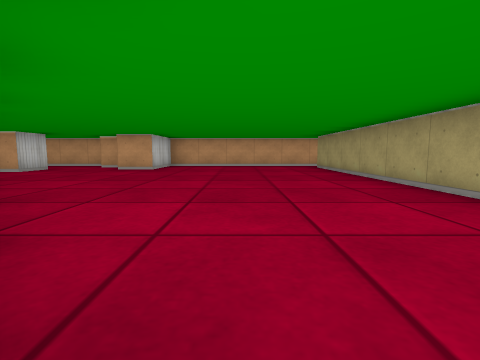
[1] (above)

16 first-person views from a walk through a cub3D ray-caster map. The camera is about half as high as the walls, tilts 6° down and sees 85° across. The floor is counted in squares. Each view is taken from the middle of a square. On the plan, view 1 faces up. The plan holds only what a view shows up to about 9 squares ahead; the rest is blank.

[2]
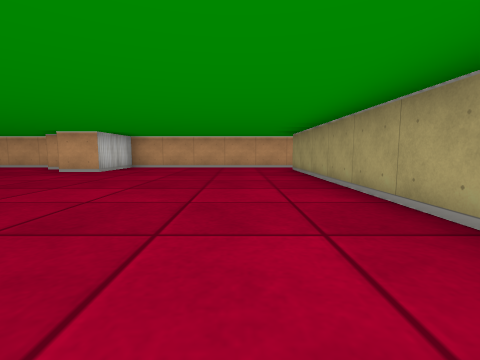

[3]
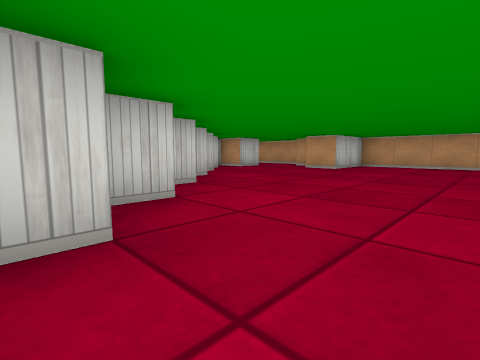

[4]
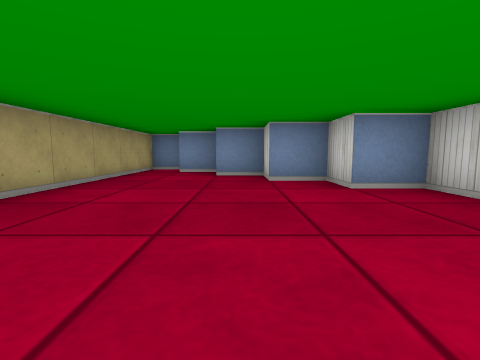

[5]
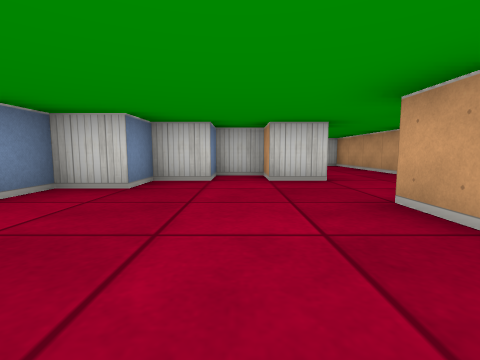

[6]
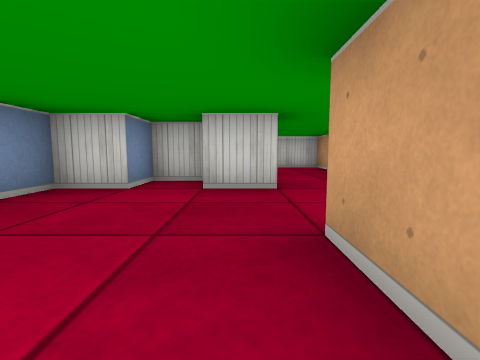

[7]
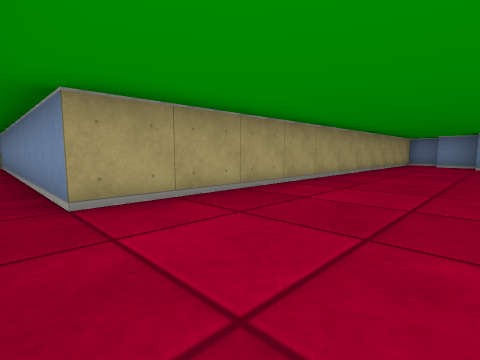

[8]
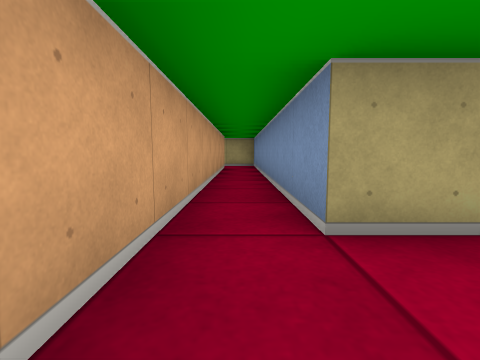

[9]
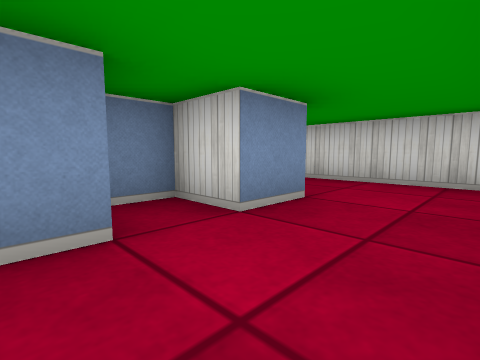

[10]
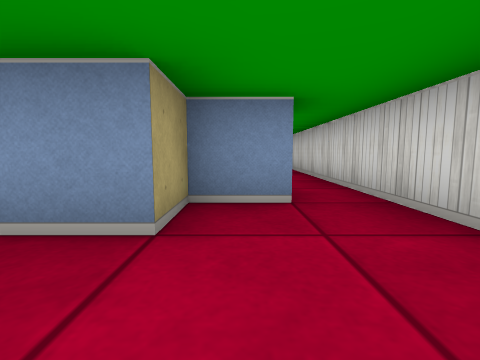

[11]
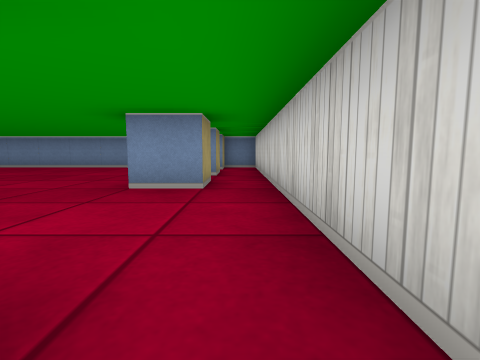

[12]
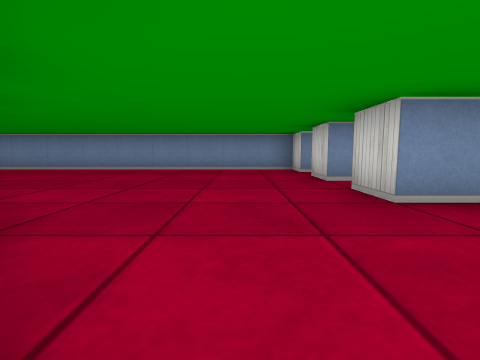

[13]
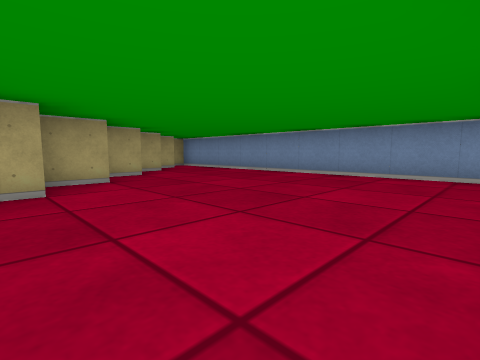

[14]
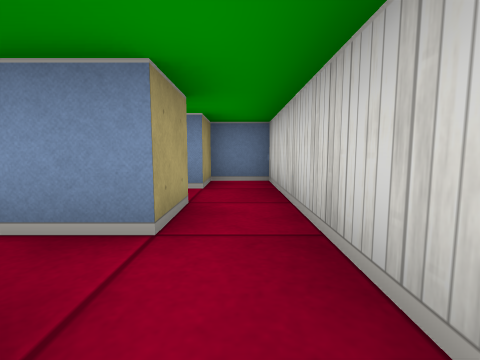

[15]
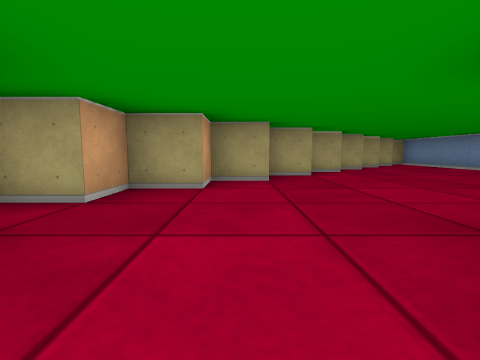

[16]
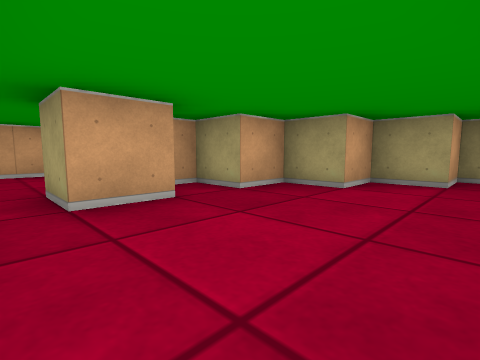

### Floor plan
Points are (right, up) in squares from view 1. A wall is a line through its corners. A room is listed if a view was taken in it or the views show most of it. See-through windows are left out.
Room 1 (views 1, 2, 3, 4, 5, 6, 7, 8, 9, 10, 11)
walls: (-2.5, 2.6) (-2.5, 1.5) (-1.5, 1.5) (-1.5, 0.5) (-0.5, 0.5) (-0.5, -0.5) (0.5, -0.5); (-3.9, 8.5) (-4.5, 8.5); (-5.5, 5.5) (-5.5, 4.5) (-4.5, 4.5) (-4.5, 3.5) (-3.5, 3.5) (-3.5, 3.1); (-5.5, 7.6) (-5.5, 6.5); (-5.1, 9.5) (-10.5, 9.5) (-10.5, 5.5); (-6.5, 6.5) (-6.5, 5.5); (-6.6, 7.5) (-6, 7.5); (0.5, -1.5) (1.5, -1.5); (-9.5, 5.5) (-9.5, 6.5) (-8.5, 6.5) (-8.5, 7.5) (-7.5, 7.5) (-7.5, 6.5) (-6.8, 6.5); (1.6, -2.5) (2.5, -2.5) (2.5, 8.5) (9.5, 8.5); (9.4, 9.5) (-2.5, 9.5) (-2.5, 7.5) (-3.5, 7.5)
ways out: opening at (-10, 6) to room 2; opening at (10, 9)
Room 2 (views 12, 13, 14, 15, 16)
walls: (-9.5, 1.5) (-9.5, 2.5) (-8.5, 2.5) (-8.5, 1.5); (-4.5, 2.4) (-4.5, 3.5) (-5.5, 3.5) (-5.5, 4.5) (-6.5, 4.5) (-6.5, 5.5) (-7.5, 5.5); (-9.5, -0.5) (-9.5, 0.5) (-8.5, 0.5) (-8.5, -0.5); (-3.5, 1.4) (-3.5, 2.4); (-2.5, 0.4) (-2.5, 1.2); (-8.4, 5.5) (-9.5, 5.5); (-7.5, 6.5) (-8, 6.5); (-10.5, 5.5) (-10.5, -2.5) (-9.5, -2.5) (-9.5, -1.5) (-8.5, -1.5) (-8.5, -2.5) (-0.1, -2.5); (-1.5, -0.6) (-1.5, 0.1); (-0.5, -1.6) (-0.5, -1)
ways out: opening at (-10, 6) to room 1

Positions as (right, up) in squares from view 1, and headings:
1: (0, 0), facing up
2: (1, 1), facing up
3: (1, 0), facing up-left
4: (0, 5), facing down
5: (-1, 6), facing left
6: (-2, 7), facing left
7: (0, 9), facing down-right
8: (1, 9), facing right
9: (-6, 9), facing down-left
10: (-9, 9), facing down
11: (-10, 6), facing down
12: (-7, 5), facing down
13: (-8, 3), facing down-right
14: (-10, 2), facing down
15: (-10, 4), facing right
16: (-10, 3), facing up-right
